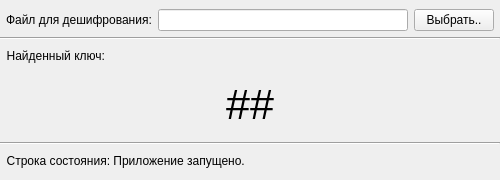
<?xml version="1.0" encoding="UTF-8"?>
<ui version="4.0">
 <class>Controller</class>
 <widget class="QMainWindow" name="Controller">
  <property name="geometry">
   <rect>
    <x>0</x>
    <y>0</y>
    <width>500</width>
    <height>180</height>
   </rect>
  </property>
  <property name="minimumSize">
   <size>
    <width>500</width>
    <height>180</height>
   </size>
  </property>
  <property name="maximumSize">
   <size>
    <width>500</width>
    <height>180</height>
   </size>
  </property>
  <property name="windowTitle">
   <string>МиСКЗИ, ЛР2</string>
  </property>
  <widget class="QWidget" name="centralwidget">
   <layout class="QVBoxLayout" name="verticalLayout">
    <property name="leftMargin">
     <number>0</number>
    </property>
    <property name="rightMargin">
     <number>0</number>
    </property>
    <item>
     <layout class="QHBoxLayout" name="horizontalLayout">
      <property name="spacing">
       <number>6</number>
      </property>
      <property name="leftMargin">
       <number>6</number>
      </property>
      <property name="rightMargin">
       <number>6</number>
      </property>
      <item>
       <widget class="QLabel" name="labelInputFile">
        <property name="minimumSize">
         <size>
          <width>0</width>
          <height>20</height>
         </size>
        </property>
        <property name="maximumSize">
         <size>
          <width>16777215</width>
          <height>20</height>
         </size>
        </property>
        <property name="text">
         <string>Файл для дешифрования:</string>
        </property>
       </widget>
      </item>
      <item>
       <widget class="QLineEdit" name="lineEditInputFile">
        <property name="readOnly">
         <bool>true</bool>
        </property>
       </widget>
      </item>
      <item>
       <widget class="QPushButton" name="buttonOpenFile">
        <property name="text">
         <string>Выбрать..</string>
        </property>
       </widget>
      </item>
     </layout>
    </item>
    <item>
     <widget class="Line" name="line">
      <property name="orientation">
       <enum>Qt::Horizontal</enum>
      </property>
     </widget>
    </item>
    <item>
     <widget class="QLabel" name="labelFoundKey">
      <property name="minimumSize">
       <size>
        <width>0</width>
        <height>20</height>
       </size>
      </property>
      <property name="maximumSize">
       <size>
        <width>16777215</width>
        <height>20</height>
       </size>
      </property>
      <property name="text">
       <string>  Найденный ключ:</string>
      </property>
     </widget>
    </item>
    <item>
     <widget class="QLabel" name="labelKey">
      <property name="font">
       <font>
        <pointsize>32</pointsize>
       </font>
      </property>
      <property name="text">
       <string>##</string>
      </property>
      <property name="alignment">
       <set>Qt::AlignCenter</set>
      </property>
     </widget>
    </item>
    <item>
     <widget class="Line" name="line_2">
      <property name="orientation">
       <enum>Qt::Horizontal</enum>
      </property>
     </widget>
    </item>
    <item>
     <widget class="QLabel" name="labelStatusBar">
      <property name="minimumSize">
       <size>
        <width>0</width>
        <height>20</height>
       </size>
      </property>
      <property name="maximumSize">
       <size>
        <width>16777215</width>
        <height>20</height>
       </size>
      </property>
      <property name="text">
       <string>  Строка состояния: Приложение запущено.</string>
      </property>
     </widget>
    </item>
   </layout>
  </widget>
 </widget>
 <resources/>
 <connections/>
</ui>
